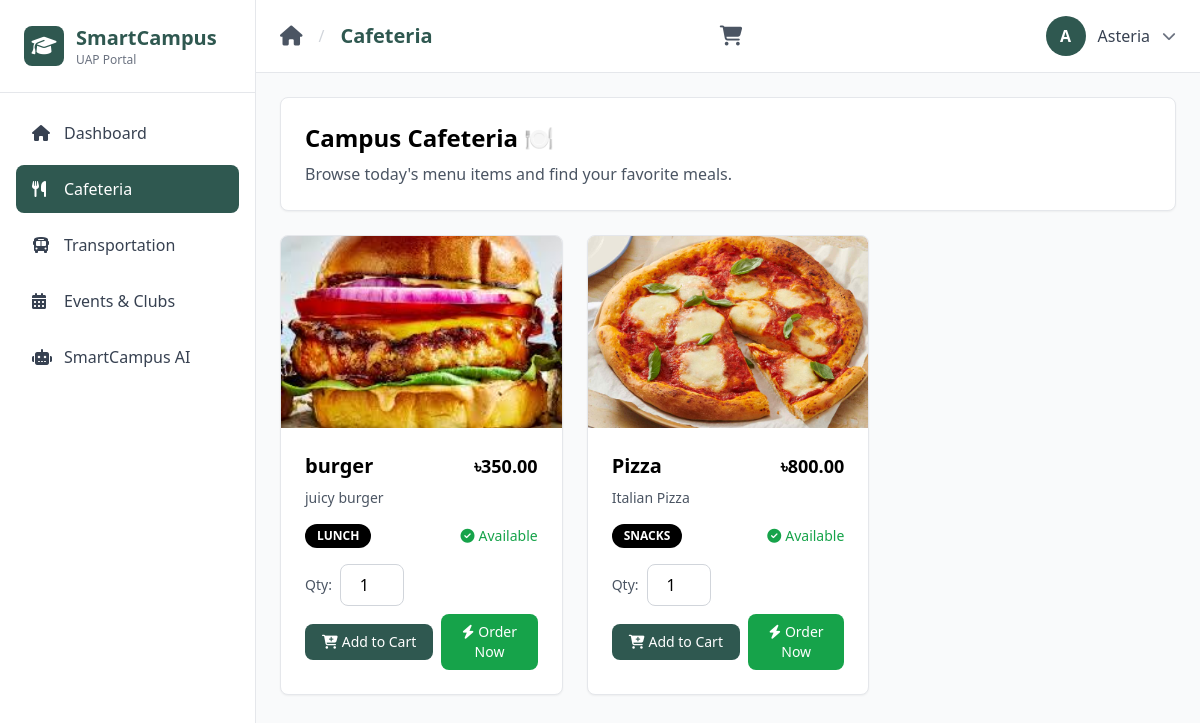
The page /cafeteria/ (signed in) on the database its author committed.
### main/models.py (models this page shows, shortened)
class MenuItem(models.Model):
    name = models.CharField(max_length=200)
    description = models.TextField(blank=True)
    price = models.DecimalField(max_digits=6, decimal_places=2)
    category = models.CharField(max_length=100, choices=[
        ('breakfast', 'Breakfast'),
        ('lunch', 'Lunch'),
        ('dinner', 'Dinner'),
        ('snacks', 'Snacks'),
        ('beverages', 'Beverages'),
    ])
    is_available = models.BooleanField(default=True)
    image = models.ImageField(upload_to='menu_items/', blank=True, null=True)
    created_at = models.DateTimeField(auto_now_add=True)
    updated_at = models.DateTimeField(auto_now=True)
    class Meta:
        ordering = ['category', 'name']

### main/views.py (the view)
# urls.py: path('cafeteria/', cafeteria, name='cafeteria'),
@login_required
def cafeteria(request):
    menu_items = MenuItem.objects.filter(is_available=True)
    return render(request, 'cafeteria.html', {
        'active_page': 'cafeteria',
        'page_title': 'Cafeteria',
        'menu_items': menu_items
    })

### main/context_processors.py (called while the page is built)
def cart_count(request):
    cart = request.session.get('cart', {})
    return {'cart_count': sum(cart.values())}

### templates/cafeteria.html (shortened to what this page needs)
{% extends 'user_base.html' %}
{% block content %}
<div class="space-y-6">
    <div class="bg-white rounded-lg shadow-sm border border-gray-200 p-6">
        <h2 class="text-2xl font-bold text-black mb-2">Campus Cafeteria 🍽️</h2>
        <p class="text-gray-600">Browse today's menu items and find your favorite meals.</p>
    </div>
    {% if menu_items %}
    <div class="grid grid-cols-1 md:grid-cols-2 lg:grid-cols-3 gap-6">
        {% for item in menu_items %}
        <div class="bg-white rounded-lg shadow-sm border border-gray-200 overflow-hidden hover:shadow-md transition">
            <div class="h-48 bg-gray-100 flex items-center justify-center">
                {% if item.image %}
                    <img src="{{ item.image.url }}" alt="{{ item.name }}" class="w-full h-full object-cover">
                {% else %}
                    <i class="fas fa-utensils text-gray-400 text-5xl"></i>
                {% endif %}
            </div>
            <div class="p-6">
                <div class="flex items-start justify-between mb-2">
                    <h3 class="text-xl font-bold text-black">{{ item.name }}</h3>
                    <span class="text-lg font-bold text-black">৳{{ item.price }}</span>
                </div>
                <p class="text-gray-600 text-sm mb-4">{{ item.description|default:"No description available." }}</p>
                <div class="flex items-center justify-between mb-4">
                    <span class="px-3 py-1 bg-black text-white text-xs font-semibold rounded-full uppercase">
                        {{ item.get_category_display }}
                    </span>
                    {% if item.is_available %}
                        <span class="text-green-600 text-sm font-medium">
                            <i class="fas fa-check-circle mr-1"></i>Available
                        </span>
                    {% else %}
                        <span class="text-red-600 text-sm font-medium">
                            <i class="fas fa-times-circle mr-1"></i>Unavailable
                        </span>
                    {% endif %}
                </div>
                {% if item.is_available %}
                <div class="space-y-2">
                    <div class="flex items-center space-x-2">
                        <label class="text-sm text-gray-600">Qty:</label>
                        <input type="number" id="qty-{{ item.id }}" value="1" min="1" max="10" class="w-16 px-2 py-2 border border-gray-300 rounded-lg text-center">
                    </div>
                    <div class="flex items-center space-x-2">
                        <button data-item-id="{{ item.id }}" class="add-to-cart-btn flex-1 px-4 py-2 bg-primary text-white rounded-lg hover:bg-secondary transition font-medium text-sm">
                            <i class="fas fa-cart-plus mr-1"></i>Add to Cart
                        </button>
                        <form method="POST" action="{% url 'order_now' item.id %}" class="flex-1">
                            <button type="submit" class="w-full px-4 py-2 bg-green-600 text-white rounded-lg hover:bg-green-700 transition font-medium text-sm">
                                <i class="fas fa-bolt mr-1"></i>Order Now
                            </button>
                        </form>
                    </div>
                </div>
                {% endif %}
            </div>
        </div>
        {% endfor %}
    </div>
    {% else %}
    <div class="bg-white rounded-lg shadow-sm border border-gray-200 p-12 text-center">
        <i class="fas fa-utensils text-gray-300 text-6xl mb-4"></i>
        <h3 class="text-xl font-bold text-black mb-2">No Menu Items Available</h3>
        <p class="text-gray-600">Check back later for today's menu!</p>
    </div>
    {% endif %}
</div>
{% endblock %}

### templates/user_base.html (shortened to what this page needs)
{% extends 'base.html' %}
{% block body %}
<div class="flex h-screen">
    <aside class="w-64 bg-white border-r border-gray-200 flex flex-col">
        <div class="p-6 border-b border-gray-200">
            <div class="flex items-center space-x-3">
                <div class="w-10 h-10 bg-primary rounded-lg flex items-center justify-center">
                    <i class="fas fa-graduation-cap text-white text-xl"></i>
                </div>
                <div>
                    <h1 class="text-xl font-bold text-primary">SmartCampus</h1>
                    <p class="text-xs text-gray-500">UAP Portal</p>
                </div>
            </div>
        </div>
        <nav class="flex-1 p-4 space-y-2">
            <a href="{% url 'dashboard' %}" class="sidebar-link flex items-center space-x-3 px-4 py-3 rounded-lg text-gray-700 hover:bg-gray-100 transition {% if active_page == 'dashboard' %}active{% endif %}">
                <i class="fas fa-home w-5"></i>
                <span class="font-medium">Dashboard</span>
            </a>
            <a href="{% url 'cafeteria' %}" class="sidebar-link flex items-center space-x-3 px-4 py-3 rounded-lg text-gray-700 hover:bg-gray-100 transition {% if active_page == 'cafeteria' %}active{% endif %}">
                <i class="fas fa-utensils w-5"></i>
                <span class="font-medium">Cafeteria</span>
            </a>
            <a href="{% url 'transportation' %}" class="sidebar-link flex items-center space-x-3 px-4 py-3 rounded-lg text-gray-700 hover:bg-gray-100 transition {% if active_page == 'transportation' %}active{% endif %}">
                <i class="fas fa-bus w-5"></i>
                <span class="font-medium">Transportation</span>
            </a>
            <a href="{% url 'events' %}" class="sidebar-link flex items-center space-x-3 px-4 py-3 rounded-lg text-gray-700 hover:bg-gray-100 transition {% if active_page == 'events' %}active{% endif %}">
                <i class="fas fa-calendar-alt w-5"></i>
                <span class="font-medium">Events & Clubs</span>
            </a>
            <a href="{% url 'ai' %}" class="sidebar-link flex items-center space-x-3 px-4 py-3 rounded-lg text-gray-700 hover:bg-gray-100 transition {% if active_page == 'ai' %}active{% endif %}">
                <i class="fas fa-robot w-5"></i>
                <span class="font-medium">SmartCampus AI</span>
            </a>
        </nav>
    </aside>
    <div class="flex-1 flex flex-col overflow-hidden">
        <header class="bg-white border-b border-gray-200 px-6 py-4 flex items-center justify-between">
            <div class="flex items-center space-x-4">
                <a href="{% url 'dashboard' %}" class="text-gray-600 hover:text-primary transition">
                    <i class="fas fa-home text-xl"></i>
                </a>
                <span class="text-gray-300">/</span>
                <h2 class="text-xl font-semibold text-primary">{{ page_title }}</h2>
            </div>
            <a href="{% url 'cart_view' %}" class="relative text-gray-600 hover:text-primary transition mr-4">
                <i class="fas fa-shopping-cart text-xl"></i>
            </a>
            <div class="relative">
                <button onclick="toggleDropdown()" class="flex items-center space-x-3 focus:outline-none">
                    <div class="w-10 h-10 bg-primary rounded-full flex items-center justify-center text-white font-semibold">
                        {{ user.username|first|upper }}
                    </div>
                    <span class="text-gray-700 font-medium">{{ user.username }}</span>
                    <i class="fas fa-chevron-down text-gray-500 text-sm"></i>
                </button>
            </div>
        </header>
        <main class="flex-1 overflow-y-auto p-6 bg-gray-50">
            {% block content %}{% endblock %}
        </main>
    </div>
</div>
{% endblock %}

### rows shown on the page
MenuItem: image (picture), name "burger", price "350.00", description "juicy burger", category "LUNCH", is_available True (drawn), id "1"
MenuItem: image (picture), name "Pizza", price "800.00", description "Italian Pizza", category "SNACKS", is_available True (drawn)

### other values the page prints
{{ page_title }} "Cafeteria"
{{ user.username|first|upper }} "A"
{{ user.username }} "Asteria"
